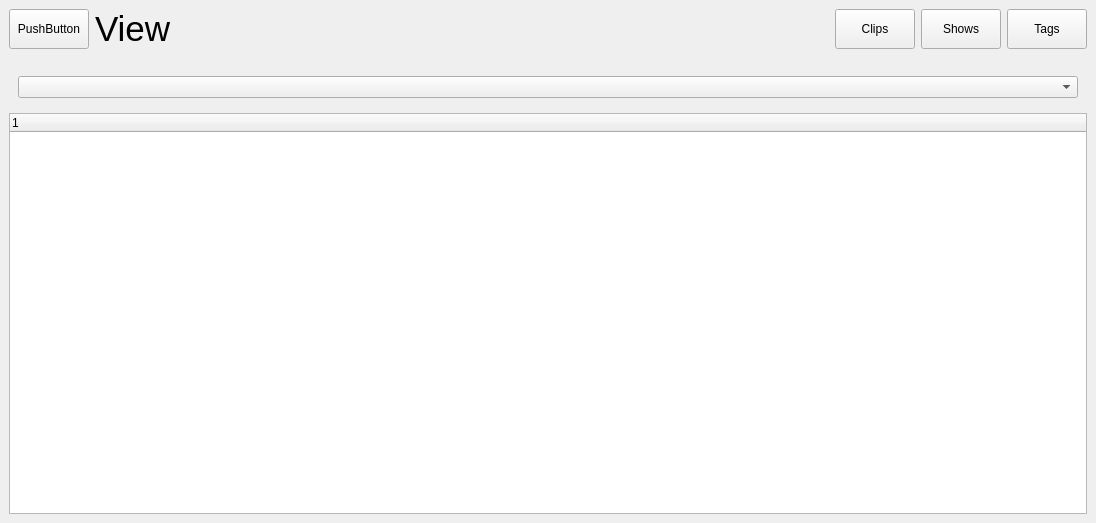
<?xml version="1.0" encoding="UTF-8"?>
<ui version="4.0">
 <class>ViewShowScreen</class>
 <widget class="QWidget" name="ViewShowScreen">
  <property name="geometry">
   <rect>
    <x>0</x>
    <y>0</y>
    <width>1096</width>
    <height>523</height>
   </rect>
  </property>
  <property name="windowTitle">
   <string>Form</string>
  </property>
  <layout class="QGridLayout" name="gridLayout">
   <property name="leftMargin">
    <number>0</number>
   </property>
   <property name="topMargin">
    <number>0</number>
   </property>
   <property name="rightMargin">
    <number>0</number>
   </property>
   <property name="bottomMargin">
    <number>0</number>
   </property>
   <item row="0" column="0">
    <widget class="QWidget" name="widget" native="true">
     <layout class="QGridLayout" name="gridLayout_2">
      <property name="leftMargin">
       <number>0</number>
      </property>
      <property name="topMargin">
       <number>0</number>
      </property>
      <property name="rightMargin">
       <number>0</number>
      </property>
      <property name="bottomMargin">
       <number>0</number>
      </property>
      <property name="spacing">
       <number>0</number>
      </property>
      <item row="0" column="0" colspan="2">
       <widget class="QWidget" name="widget_2" native="true">
        <property name="maximumSize">
         <size>
          <width>16777215</width>
          <height>100</height>
         </size>
        </property>
        <layout class="QHBoxLayout" name="horizontalLayout">
         <item>
          <widget class="QPushButton" name="pushButton">
           <property name="sizePolicy">
            <sizepolicy hsizetype="Minimum" vsizetype="Minimum">
             <horstretch>0</horstretch>
             <verstretch>0</verstretch>
            </sizepolicy>
           </property>
           <property name="text">
            <string>PushButton</string>
           </property>
          </widget>
         </item>
         <item>
          <widget class="QLabel" name="label">
           <property name="font">
            <font>
             <pointsize>26</pointsize>
            </font>
           </property>
           <property name="text">
            <string>View</string>
           </property>
          </widget>
         </item>
         <item>
          <spacer name="horizontalSpacer">
           <property name="orientation">
            <enum>Qt::Horizontal</enum>
           </property>
           <property name="sizeHint" stdset="0">
            <size>
             <width>40</width>
             <height>20</height>
            </size>
           </property>
          </spacer>
         </item>
         <item>
          <widget class="QPushButton" name="pushButton_4">
           <property name="sizePolicy">
            <sizepolicy hsizetype="Minimum" vsizetype="Minimum">
             <horstretch>0</horstretch>
             <verstretch>0</verstretch>
            </sizepolicy>
           </property>
           <property name="text">
            <string>Clips</string>
           </property>
          </widget>
         </item>
         <item>
          <widget class="QPushButton" name="pushButton_3">
           <property name="sizePolicy">
            <sizepolicy hsizetype="Minimum" vsizetype="Minimum">
             <horstretch>0</horstretch>
             <verstretch>0</verstretch>
            </sizepolicy>
           </property>
           <property name="text">
            <string>Shows</string>
           </property>
          </widget>
         </item>
         <item>
          <widget class="QPushButton" name="pushButton_2">
           <property name="sizePolicy">
            <sizepolicy hsizetype="Minimum" vsizetype="Minimum">
             <horstretch>0</horstretch>
             <verstretch>0</verstretch>
            </sizepolicy>
           </property>
           <property name="text">
            <string>Tags</string>
           </property>
          </widget>
         </item>
        </layout>
       </widget>
      </item>
      <item row="1" column="0" colspan="2">
       <widget class="QWidget" name="widget_3" native="true">
        <layout class="QVBoxLayout" name="verticalLayout">
         <item>
          <widget class="QWidget" name="widget_4" native="true">
           <layout class="QHBoxLayout" name="horizontalLayout_2">
            <item>
             <widget class="QComboBox" name="comboBox"/>
            </item>
           </layout>
          </widget>
         </item>
         <item>
          <widget class="QTreeWidget" name="treeWidget">
           <column>
            <property name="text">
             <string notr="true">1</string>
            </property>
           </column>
          </widget>
         </item>
        </layout>
        <zorder>widget_2</zorder>
        <zorder>widget_2</zorder>
        <zorder>widget_4</zorder>
        <zorder>treeWidget</zorder>
       </widget>
      </item>
     </layout>
    </widget>
   </item>
  </layout>
 </widget>
 <resources/>
 <connections/>
</ui>
